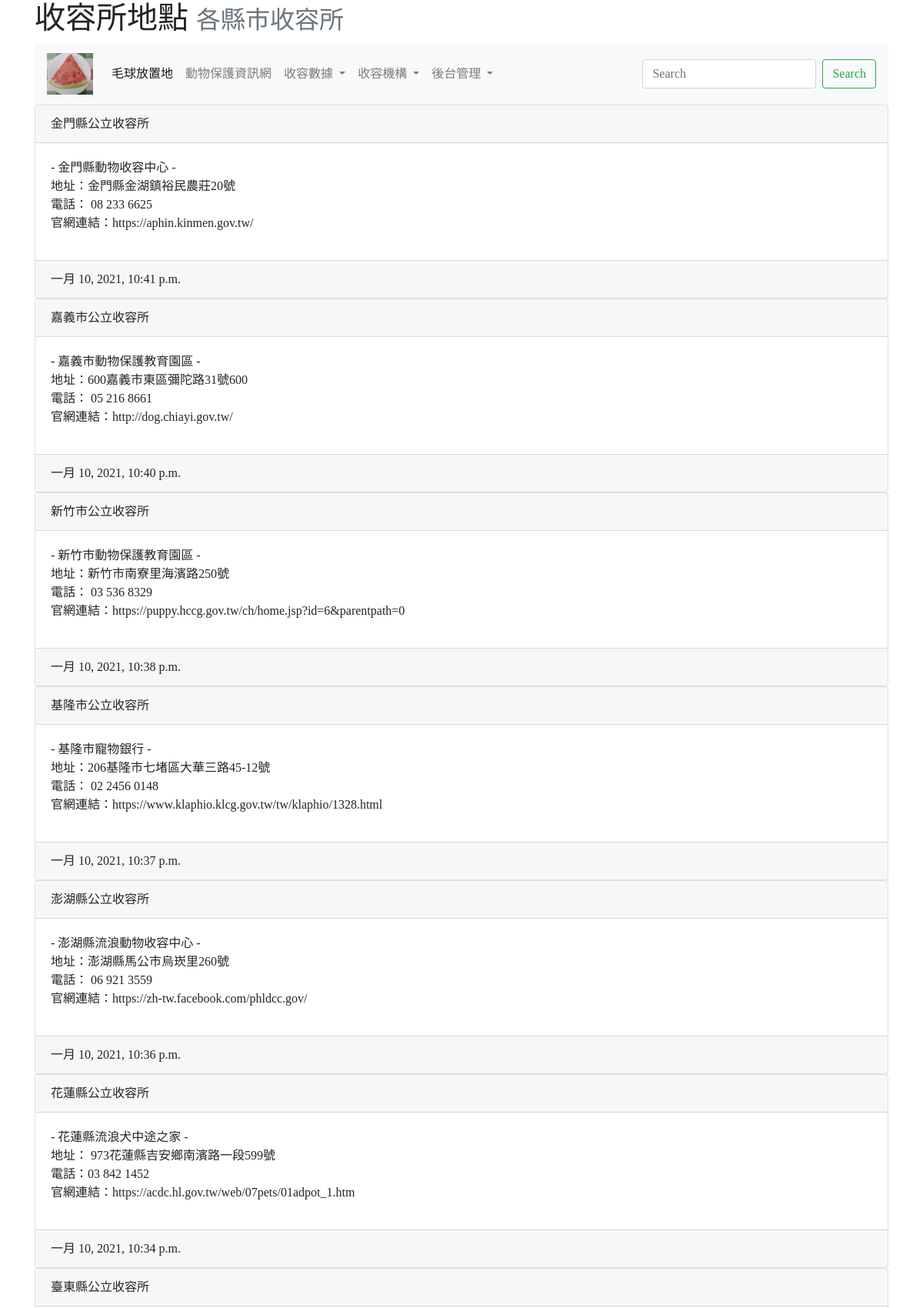
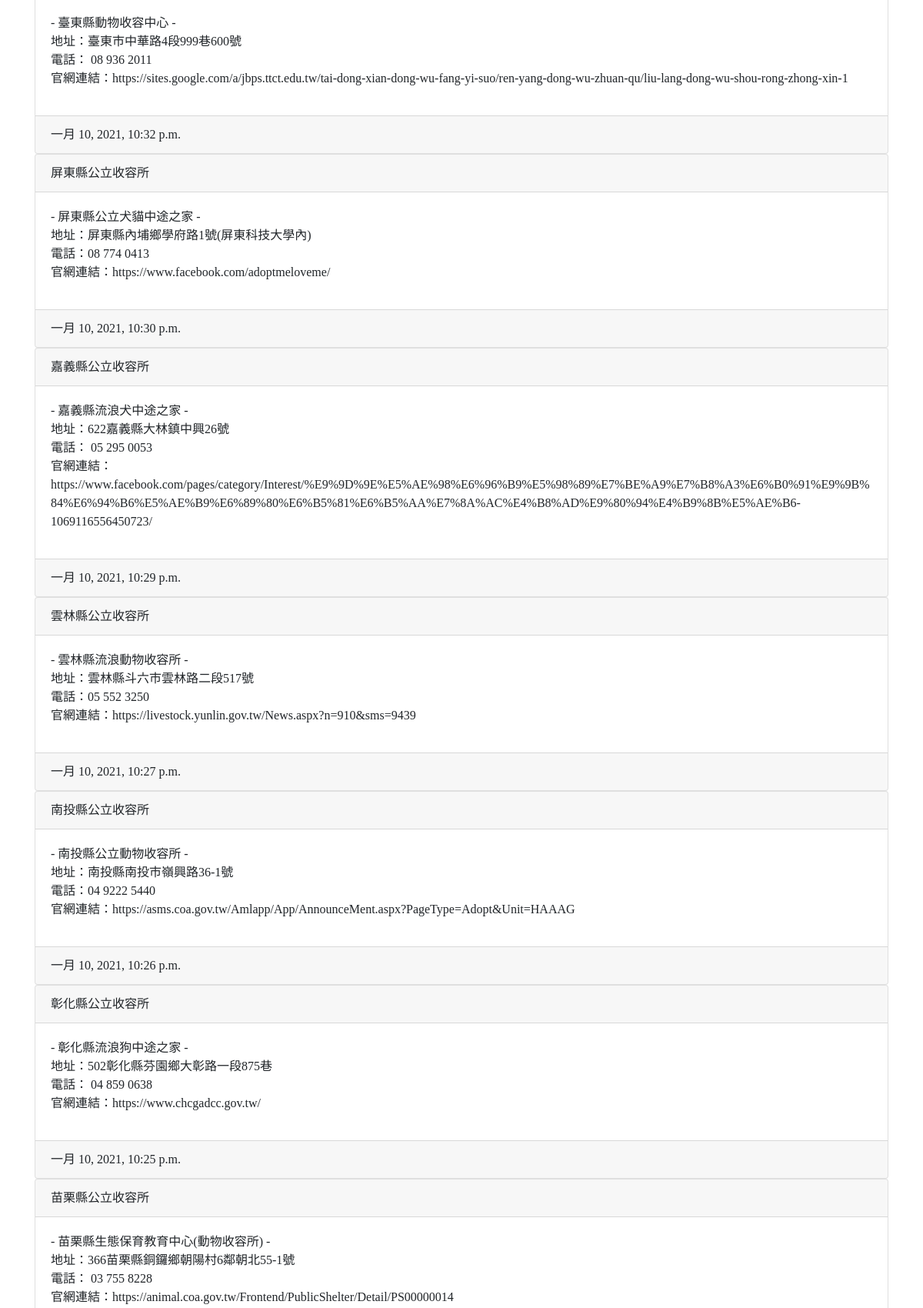
The app's page /text1/ (upper part) with its own data (2 pictures, top to bottom).
### mainsite/models.py (models this page shows, shortened)
class text1(models.Model):
    title = models.CharField(max_length=200)
    slug = models.CharField(max_length=200)
    body = models.TextField()
    pub_date = models.DateTimeField(default=timezone.now)
    class Meta:
        ordering = ('-pub_date',)

### mainsite/views.py (the view)
# urls.py: path('text1/', Text1),
def Text1(request):
    now = datetime.now()
    try:
        orgs = text1.objects.all()
        return render(request, "text1.html", locals())
    except Exception as e:
        print(e)
        return redirect("/")

### templates/text1.html (shortened to what this page needs)
{% extends 'base.html' %}
{% block titlemessage %}
<h1>
  收容所地點
  <small class="text-muted">各縣市收容所</small>
</h1>
{% endblock %}
{% block content %}
{% for org in orgs %}
      <div class="card">
        <div class="card-header">
          {{ org.title }}
        </div>
        <div class="card-body">
          {{ org.body | linebreaks }}
        </div>
        <div class="card-footer">
          {{ org.pub_date }}
        </div>
      </div>
{% endfor %}
{% endblock %}

### templates/base.html (style rules this page uses)
body { font-family: 微軟正黑體; }

### records on screen
text1: title "金門縣公立收容所", body "- 金門縣動物收容中心 - 地址：金門縣金湖鎮裕民農莊20號 電話： 08 233 6625 官網連結：https://aphin.kinmen.gov.tw/", pub_date "一月 10, 2021, 10:41 p.m."
text1: title "嘉義市公立收容所", body "- 嘉義市動物保護教育園區 - 地址：600嘉義市東區彌陀路31號600 電話： 05 216 8661 官網連結：http://dog.chiayi.gov.tw/", pub_date "一月 10, 2021, 10:40 p.m."
text1: title "新竹市公立收容所", body "- 新竹市動物保護教育園區 - 地址：新竹市南寮里海濱路250號 電話： 03 536 8329 官網連結：https://puppy.hccg.gov.tw/ch/home.jsp?id=6&parentpath=0", pub_date "一月 10, 2021, 10:38 p.m."
text1: title "基隆市公立收容所", body "- 基隆市寵物銀行 - 地址：206基隆市七堵區大華三路45-12號 電話： 02 2456 0148 官網連結：https://www.klaphio.klcg.gov.tw/tw/klaphio/1328.html", pub_date "一月 10, 2021, 10:37 p.m."
text1: title "澎湖縣公立收容所", body "- 澎湖縣流浪動物收容中心 - 地址：澎湖縣馬公市烏崁里260號 電話： 06 921 3559 官網連結：https://zh-tw.facebook.com/phldcc.gov/", pub_date "一月 10, 2021, 10:36 p.m."
text1: title "花蓮縣公立收容所", body "- 花蓮縣流浪犬中途之家 - 地址： 973花蓮縣吉安鄉南濱路一段599號 電話：03 842 1452 官網連結：https://acdc.hl.gov.tw/web/07pets/01adpot_1.htm", pub_date "一月 10, 2021, 10:34 p.m."
text1: title "臺東縣公立收容所", body "- 臺東縣動物收容中心 - 地址：臺東市中華路4段999巷600號 電話： 08 936 2011 官網連結：https://sites.google.com/a/jbps.ttct.edu.tw/tai-dong-xian-dong-wu-fang-yi-suo/ren-yang-dong-wu-zhuan-qu/liu-lang-dong-wu-shou-rong-zhong-xin-1", pub_date "一月 10, 2021, 10:32 p.m."
text1: title "屏東縣公立收容所", body "- 屏東縣公立犬貓中途之家 - 地址：屏東縣內埔鄉學府路1號(屏東科技大學內) 電話：08 774 0413 官網連結：https://www.facebook.com/adoptmeloveme/", pub_date "一月 10, 2021, 10:30 p.m."
text1: title "嘉義縣公立收容所", body "- 嘉義縣流浪犬中途之家 - 地址：622嘉義縣大林鎮中興26號 電話： 05 295 0053 官網連結：https://www.facebook.com/pages/category/Interest/%E9%9D%9E%E5%AE%98%E6%96%B9%E5%98%89%E7%BE%A9%E7%B8%A3%E6%B0%91%E9%9B%84%E6%94%B6%E5%AE%B9%E6%89%80%E6%B5%81%E6%B5%AA%E7%8A%AC%E4%B8%AD%E9%80%94%E4%B9%8B%E5%AE%B6-1069116556450723/", pub_date "一月 10, 2021, 10:29 p.m."
text1: title "雲林縣公立收容所", body "- 雲林縣流浪動物收容所 - 地址：雲林縣斗六市雲林路二段517號 電話：05 552 3250 官網連結：https://livestock.yunlin.gov.tw/News.aspx?n=910&sms=9439", pub_date "一月 10, 2021, 10:27 p.m."
text1: title "南投縣公立收容所", body "- 南投縣公立動物收容所 - 地址：南投縣南投市嶺興路36-1號 電話：04 9222 5440 官網連結：https://asms.coa.gov.tw/Amlapp/App/AnnounceMent.aspx?PageType=Adopt&Unit=HAAAG", pub_date "一月 10, 2021, 10:26 p.m."
text1: title "彰化縣公立收容所", body "- 彰化縣流浪狗中途之家 - 地址：502彰化縣芬園鄉大彰路一段875巷 電話： 04 859 0638 官網連結：https://www.chcgadcc.gov.tw/", pub_date "一月 10, 2021, 10:25 p.m."
text1: title "苗栗縣公立收容所", body "- 苗栗縣生態保育教育中心(動物收容所) - 地址：366苗栗縣銅鑼鄉朝陽村6鄰朝北55-1號 電話： 03 755 8228 官網連結：https://animal.coa.gov.tw/Frontend/PublicShelter/Detail/PS00000014"
